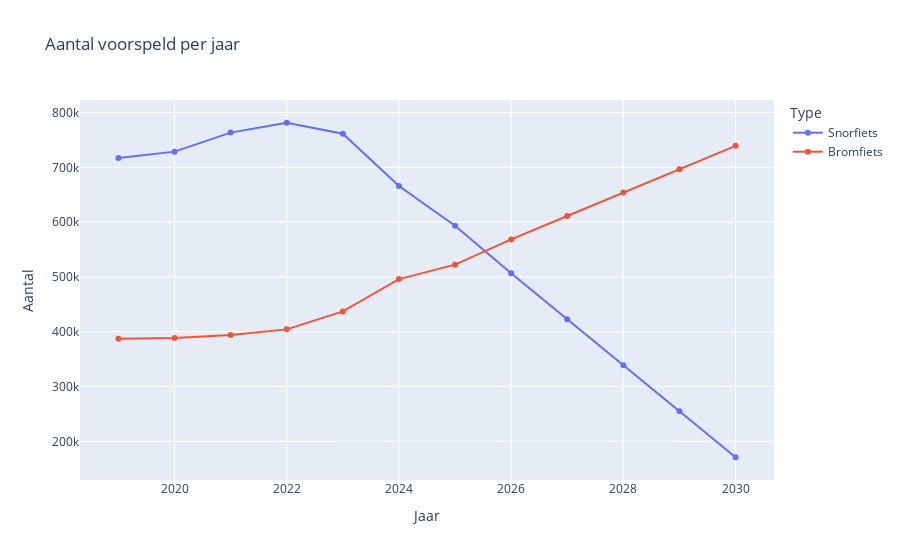

Here is the notebook cell this chart was saved with:
### Code cell
fig = px.line(df_combined, x="Year", y=["Snorfiets", "Bromfiets"], markers=True,
              labels={"value": "Aantal", "variable": "Type", "Year": "Jaar"},
              title="Aantal voorspeld per jaar")
fig.show()

### Figure 1 — Plotly figure (JSON) as saved in the notebook; plotly's stock layout.template omitted (floating-point values rounded to 4 significant figures)
{"data": [{"hovertemplate": "Type=Snorfiets<br>Jaar=%{x}<br>Aantal=%{y}<extra></extra>", "legendgroup": "Snorfiets", "line": {"color": "#636efa", "dash": "solid"}, "marker": {"symbol": "circle"}, "mode": "lines+markers", "name": "Snorfiets", "orientation": "v", "showlegend": true, "type": "scatter", "x": [2019, 2020, 2021, 2022, 2023, 2024, 2025, 2026, 2027, 2028, 2029, 2030], "xaxis": "x", "y": [716917, 728644, 763342, 781353, 761219, 665809, 593364, 506621, 422694, 338767, 254840, 170913], "yaxis": "y"}, {"hovertemplate": "Type=Bromfiets<br>Jaar=%{x}<br>Aantal=%{y}<extra></extra>", "legendgroup": "Bromfiets", "line": {"color": "#EF553B", "dash": "solid"}, "marker": {"symbol": "circle"}, "mode": "lines+markers", "name": "Bromfiets", "orientation": "v", "showlegend": true, "type": "scatter", "x": [2019, 2020, 2021, 2022, 2023, 2024, 2025, 2026, 2027, 2028, 2029, 2030], "xaxis": "x", "y": [387331, 388345, 393991, 404282, 436996, 496052, 522372, 568491, 611178, 653865, 696552, 739239], "yaxis": "y"}], "layout": {"legend": {"title": {"text": "Type"}, "tracegroupgap": 0}, "title": {"text": "Aantal voorspeld per jaar"}, "xaxis": {"anchor": "y", "domain": [0, 1], "title": {"text": "Jaar"}}, "yaxis": {"anchor": "x", "domain": [0, 1], "title": {"text": "Aantal"}}}}
